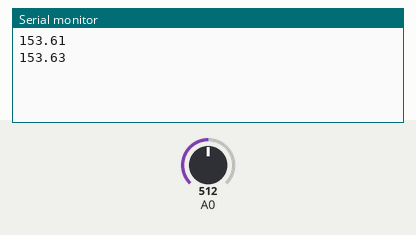
Recording of a sketch running on a simulated Arduino Uno, built with avr-gcc and run on an emulated ATmega328P. Parts: the last lines printed to the serial monitor. The inputs (shaded band) are chosen by the test bench; at power-on: A0 = 512.

Above: at 1.2 s.
1.3 s: A0 set to 716
At 1.76 s:
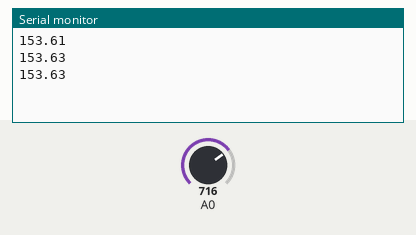
2.8 s: A0 set to 900
At 3.22 s:
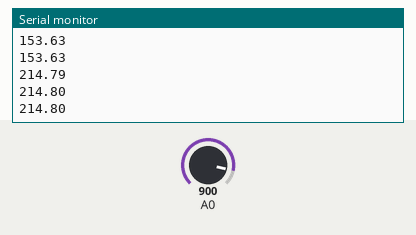
Timing chart, 0 to 5.8 s (numbered marks = the images above; inputs shaded):
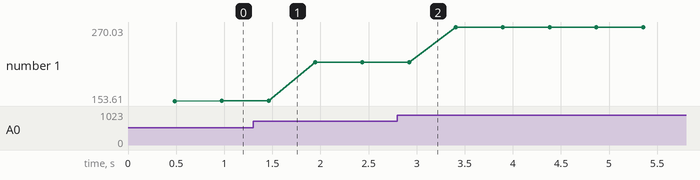

Measured:
- plotted number 1: 153.63 → 214.8 after the input at 1.3 s, 214.8 → 270.03 after the input at 2.8 s

The sketch:

basic-analog-read.ino
```cpp
int value,cont=0;
float valuedb=0,value2;
float result=0;

void setup()
{
  Serial.begin(115200);
}


void loop()
{
  value = analogRead(0);
  while(cont<10000)
  {
    valuedb = value*(3300/1023);
    value2=valuedb/10;
    result += value2;
    cont++;
    delay(0.1);
  }
  result = result/10000;
  Serial.println(result);
  cont = 0;
}
```
